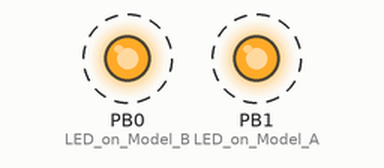
Simulated run of this program. Board: ATtiny85, built with avr-gcc and run on an emulated ATtiny85. Shown: output pins drawn as LEDs (lit = HIGH). Dashed ring = blinking.

Above: at 0.5 s.
Timing chart, 0 to 4.6 s (numbered marks = the images above):
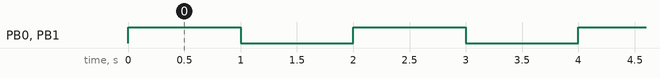

Measured:
- by itself, PB0 (LED_on_Model_B), PB1 (LED_on_Model_A): alternates HIGH for 1.0 s and LOW for 1.0 s

The program:

main.cpp
```cpp
#include <Arduino.h>
/*
**********AtTiny85 INFO**********
6 pins
all 6 pins are digital I/O
Pin 0 → I2C SDA, PWM (LED on Model B)
Pin 1 → PWM (LED on Model A)
Pin 2 → I2C SCK, Analog In
Pin 3 → Analog In (also used for USB+ when USB is in use)
Pin 4 → PWM, Analog (also used for USB- when USB is in use)
Pin 5 → Analog In

When uploading the code, leave the module unplugged
start the upload process, then plug it in

***Drivers***
https://github.com/digistump/DigistumpArduino/releases

*/
// the setup routine runs once when you press reset:
void setup() {
  // initialize the digital pin as an output.
  pinMode(0, OUTPUT); // LED on Model B
  pinMode(1, OUTPUT); // LED on Model A
}

// the loop routine runs over and over again forever:
void loop() {
  digitalWrite(0, HIGH); // turn the LED on (HIGH is the voltage level)
  digitalWrite(1, HIGH);
  delay(1000);          // wait for a second
  digitalWrite(0, LOW); // turn the LED off by making the voltage LOW
  digitalWrite(1, LOW);
  delay(1000); // wait for a second
}
```
